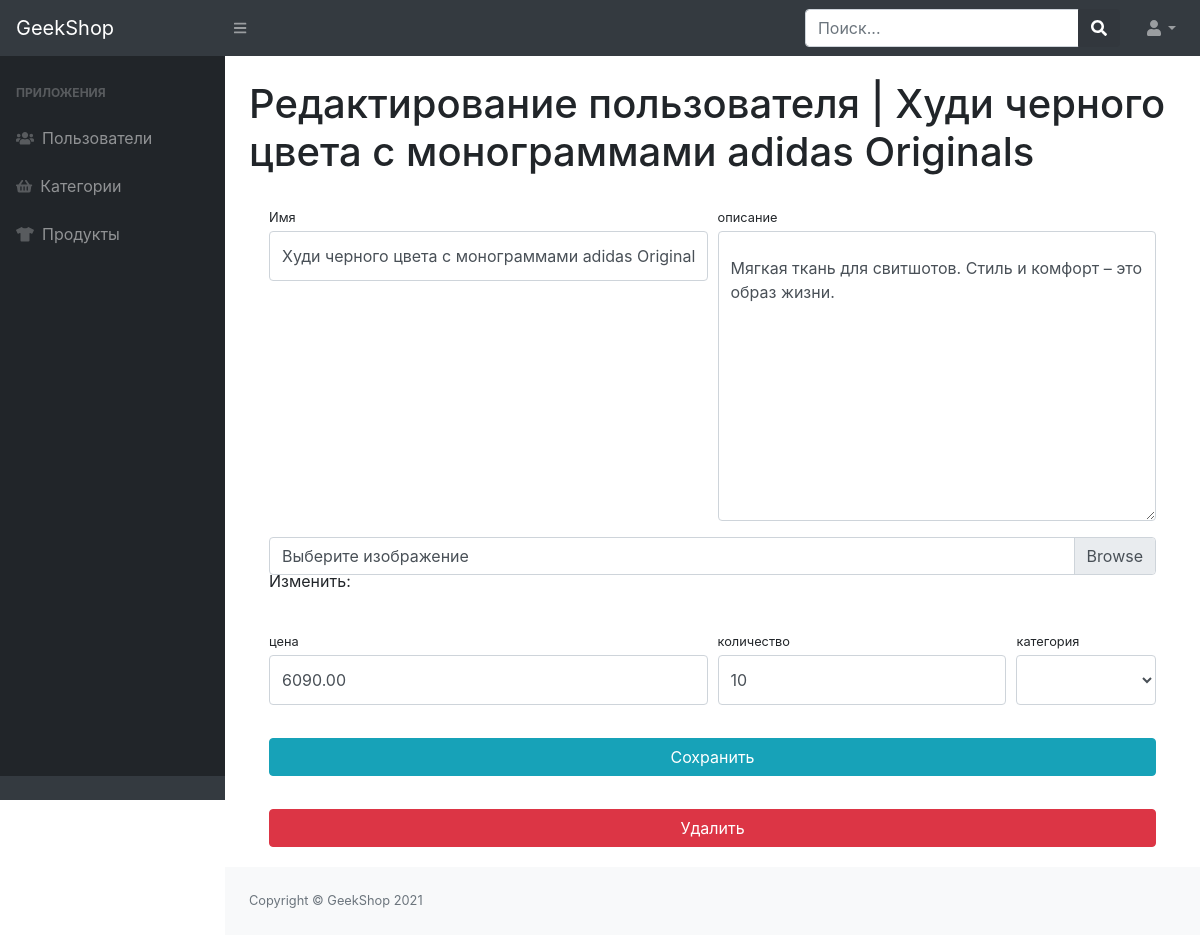
The app's page /adminapp/product_update/1/ (signed in), older data.
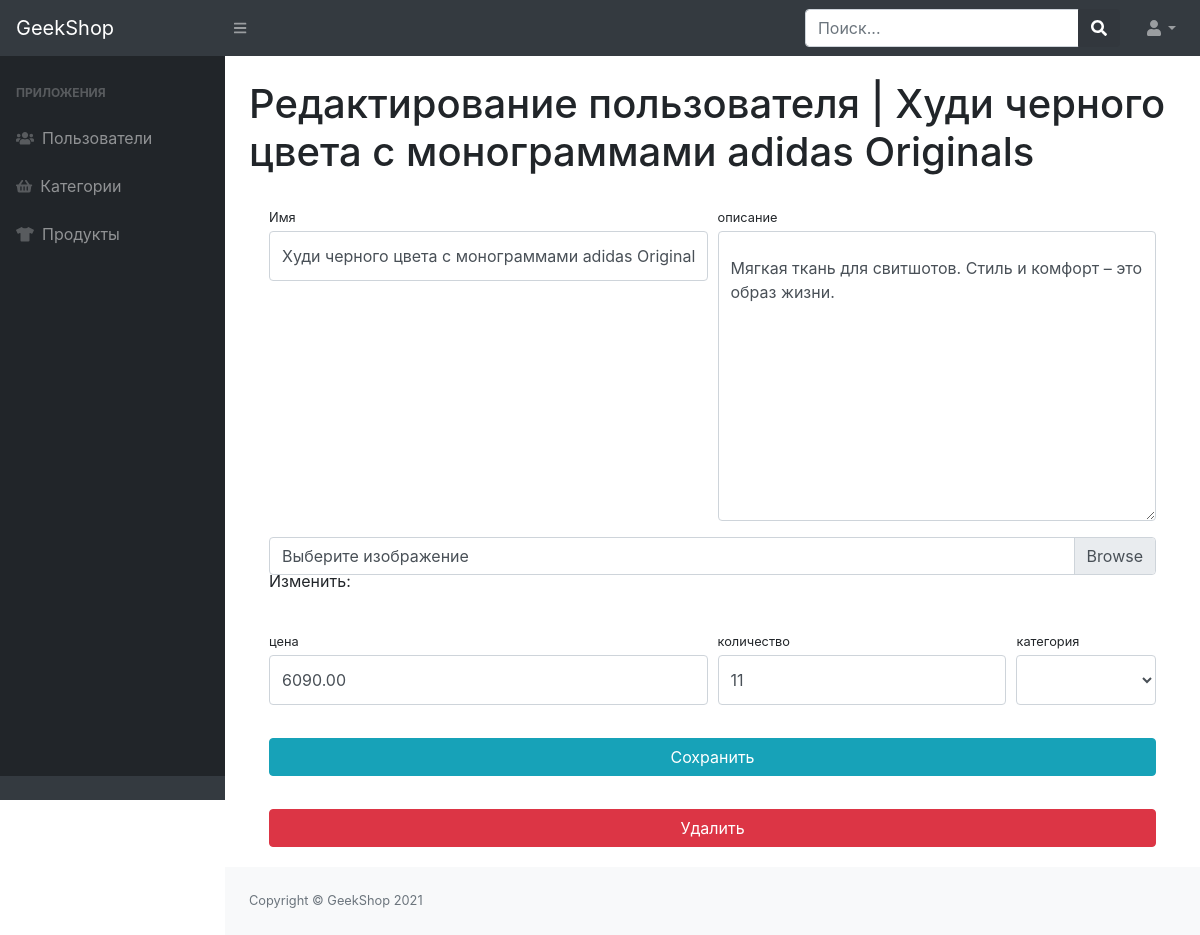
The same page, newer data.
### mainapp/models.py (models this page shows, shortened)
class Product(models.Model):
    name = models.CharField(max_length=200)
    image = models.ImageField(upload_to="product_images", blank=True)
    description = models.TextField(blank=True, null=True)
    price = models.DecimalField(max_digits=8, decimal_places=2)
    quantity = models.PositiveIntegerField(default=0)
    category = models.ForeignKey(ProductCategories, on_delete=models.CASCADE)

### adminapp/views.py (the view)
# urls.py: path("product_update/<int:id>/", admin_product_update, name="admin_product_update"),
@user_passes_test(lambda u: u.is_superuser)
def admin_product_update(request, id):
    product = Product.objects.get(id=id)
    if request.method == "POST":
        form = ProductAdminProfileForm(data=request.POST, instance=product, files=request.FILES)
        if form.is_valid():
            form.save()
            return HttpResponseRedirect(reverse("adminapp:admin_products"))
    else:
        form = ProductAdminProfileForm(instance=product)
    context = {
        "title": "Админка | изменить продукт",
        "form": form,
        "product": product
    }
    return render(request, "adminapp/admin-product-update-delete.html", context)

### adminapp/forms.py
class ProductAdminProfileForm(UserChangeForm):
    class Meta:
        model = Product
        fields = ("name", "image", "description", "price", "quantity", "category")
    def __init__(self, *args, **kwargs):
        super(ProductAdminProfileForm, self).__init__(*args, **kwargs)
        for field_name, field in self.fields.items():
            field.widget.attrs["class"] = "form-control py-4"
        self.fields["image"].widget.attrs["class"] = "custom-file-input"

### mainapp/context_processors.py (called while the page is built)
def basket(request):
    basket_list = []
    if request.user.is_authenticated:
        basket_list = Basket.objects.filter(user=request.user)
    return {"baskets": basket_list}

### mainapp/models.py (called while the page is built)
    def __str__(self):
        return self.name

### adminapp/templates/adminapp/admin-product-update-delete.html (shortened to what this page needs)
{% extends "adminapp/base.html" %}
{% block content %}
  <div class="container-fluid">
    <h1 class="mt-4">Редактирование пользователя | {{ product.name }}</h1>
    <div class="card-body">
      <form action="{% url 'adminapp:admin_product_update' product.id %}" method="post" enctype="multipart/form-data">
        <div class="form-row">
          <div class="col-lg-6">
            <div class="form-group">
              <label class="small mb-1" for="{{ form.name.id_for_label }}">Имя</label>
              {{ form.name }}
            </div>
          </div>
          <div class="col-lg-6">
            <div class="form-group">
              <label class="small mb-1" for="{{ form.description.id_for_label }}">описание</label>
              {{ form.description }}
            </div>
          </div>
        </div>
        <div class="form-row mb-2">
          <div class="col-lg-12">
            <div class="custom-file">
              {{ form.image }}
              <label class="custom-file-label" for="{{ form.image.id_for_label }}">Выберите изображение</label>
            </div>
          </div>
        </div>
        <div class="form-row">
          <div class="col-lg-6">
            <label class="small mb-1" for="{{ form.price.id_for_label }}">цена</label>
            {{ form.price }}
          </div>
          <div class="col-lg-4">
            <label class="small mb-1" for="{{ form.quantity.id_for_label }}">количество</label>
            {{ form.quantity }}
          </div>
          <div class="col-lg-2">
            <label class="small mb-1" for="{{ form.category.id_for_label }}">категория</label>
            {{ form.category }}
          </div>
        </div>
        <div class="form-row">
          <div class="col-lg-12" style="margin-top: 33px;">
            <input class="btn btn-info btn-block" type="submit" value="Сохранить">
          </div>
        </div>
      </form>
      <form action="{% url 'adminapp:admin_product_delete' product.id %}" method="post">
        <div class="row">
          <div class="col-lg-12" style="margin-top: 33px;">
            <input class="btn btn-danger btn-block" type="submit" value="Удалить">
          </div>
        </div>
      </form>
    </div>
  </div>
{% endblock %}

Row changes from the older to the newer data that the page shows:
changed Product "Худи черного цвета с монограммами adidas Originals": quantity "10" → "11"
